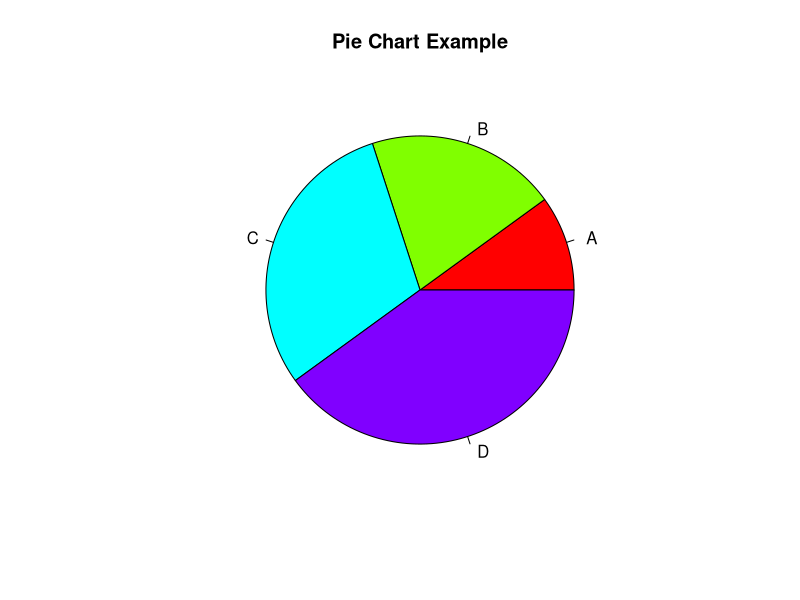
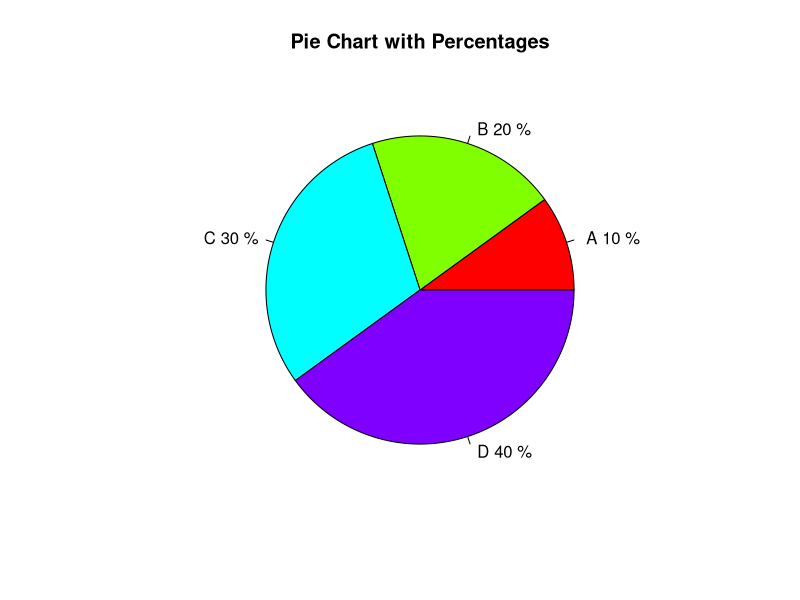
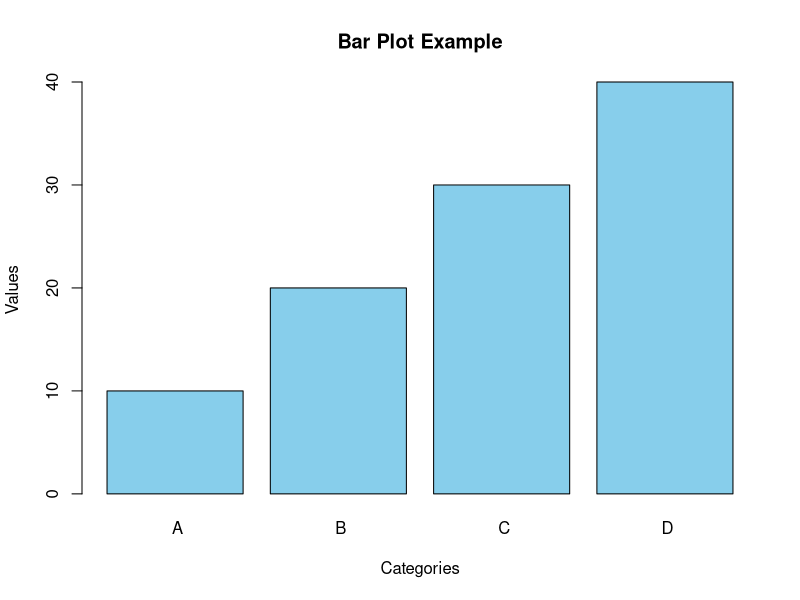
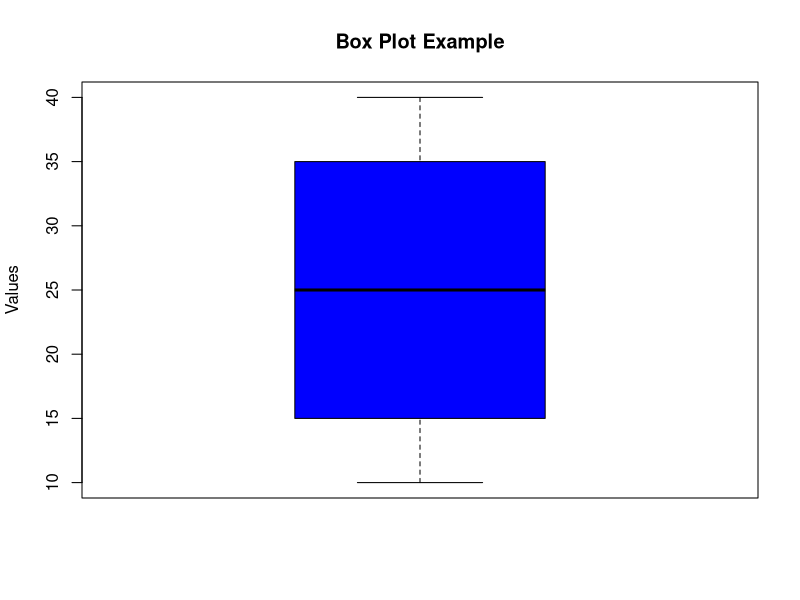
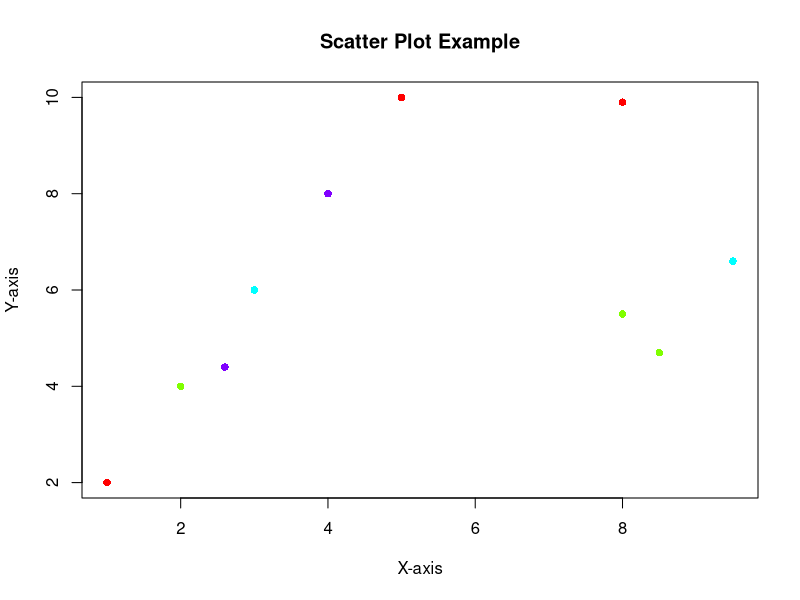
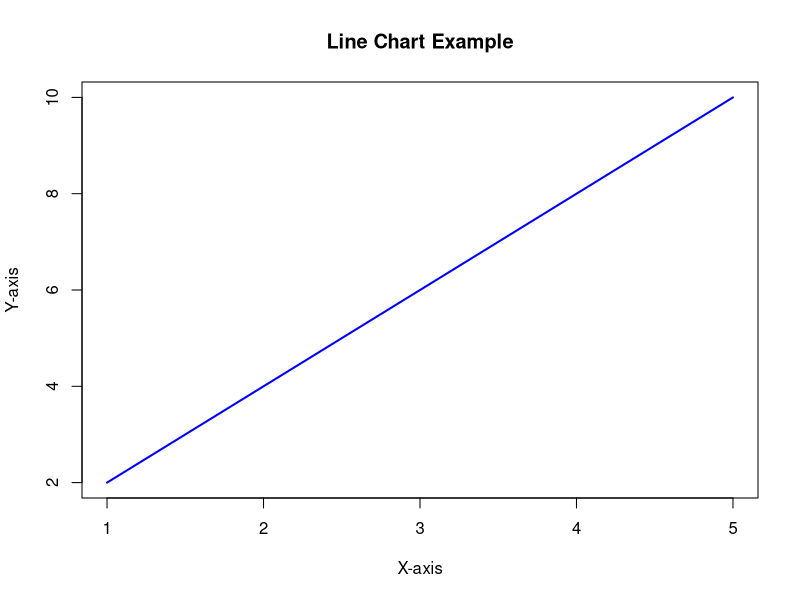

These figures' R source, in order:
# Data
values <- c(10, 20, 30, 40)
labels <- c(" A", " B", " C", " D")

# Pie Chart
pie(values, labels = labels, main = "Pie Chart Example", col = rainbow(length(values)))



percentages <- round(100 * values / sum(values), 1)
labels_with_percent <- paste(labels, percentages, "%")

# Pie Chart
values <- c(10, 20, 30, 40)
labels <- c(" A", " B", " C", " D")
pie(values, labels = labels_with_percent, main = "Pie Chart with Percentages", col = rainbow(length(values)))


#barplot
values <- c(10, 20, 30, 40)
labels <- c(" A", " B", " C", " D")
barplot(values, names.arg = labels, main = "Bar Plot Example", col = "skyblue", xlab = "Categories", ylab = "Values")

#boxplot
values <- c(10, 20, 30, 40)
labels <- c(" A", " B", " C", " D")
boxplot(values, main = "Box Plot Example", ylab = "Values", col = "blue")


# Scatter Plot
x <- c(1, 2, 3, 4, 5 ,8 , 9.5, 2.6,8,8.5)
y <- c(2, 4, 6, 8, 10, 5.5, 6.6, 4.4,9.9,4.7)
plot(x, y, main = "Scatter Plot Example", xlab = "X-axis", ylab = "Y-axis", col = rainbow(length(values)), pch = 16)

#calculating mean

mean(x, trim = 0, na.rm = FALSE)

# calculating median
median(x, na.rm = FALSE)





# Line Chart

x <- c(1, 2, 3, 4, 5)
y <- c(2, 4, 6, 8, 10)

plot(x, y, type = "l", main = "Line Chart Example", xlab = "X-axis", ylab = "Y-axis", col = "blue", lwd = 2)


